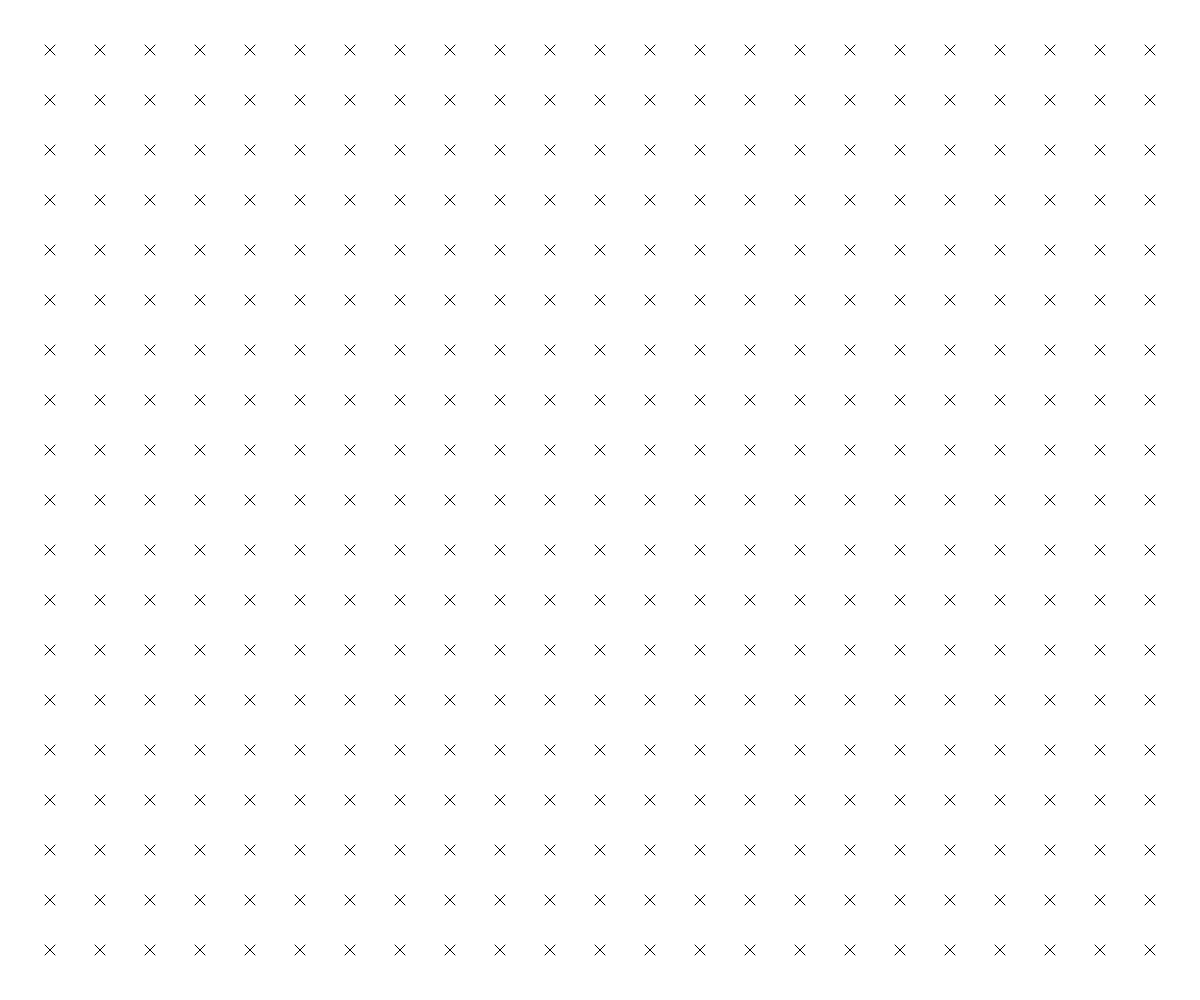
Frame 1 (no input)
Frame 60 (no input): identical to frame 1, image omitted
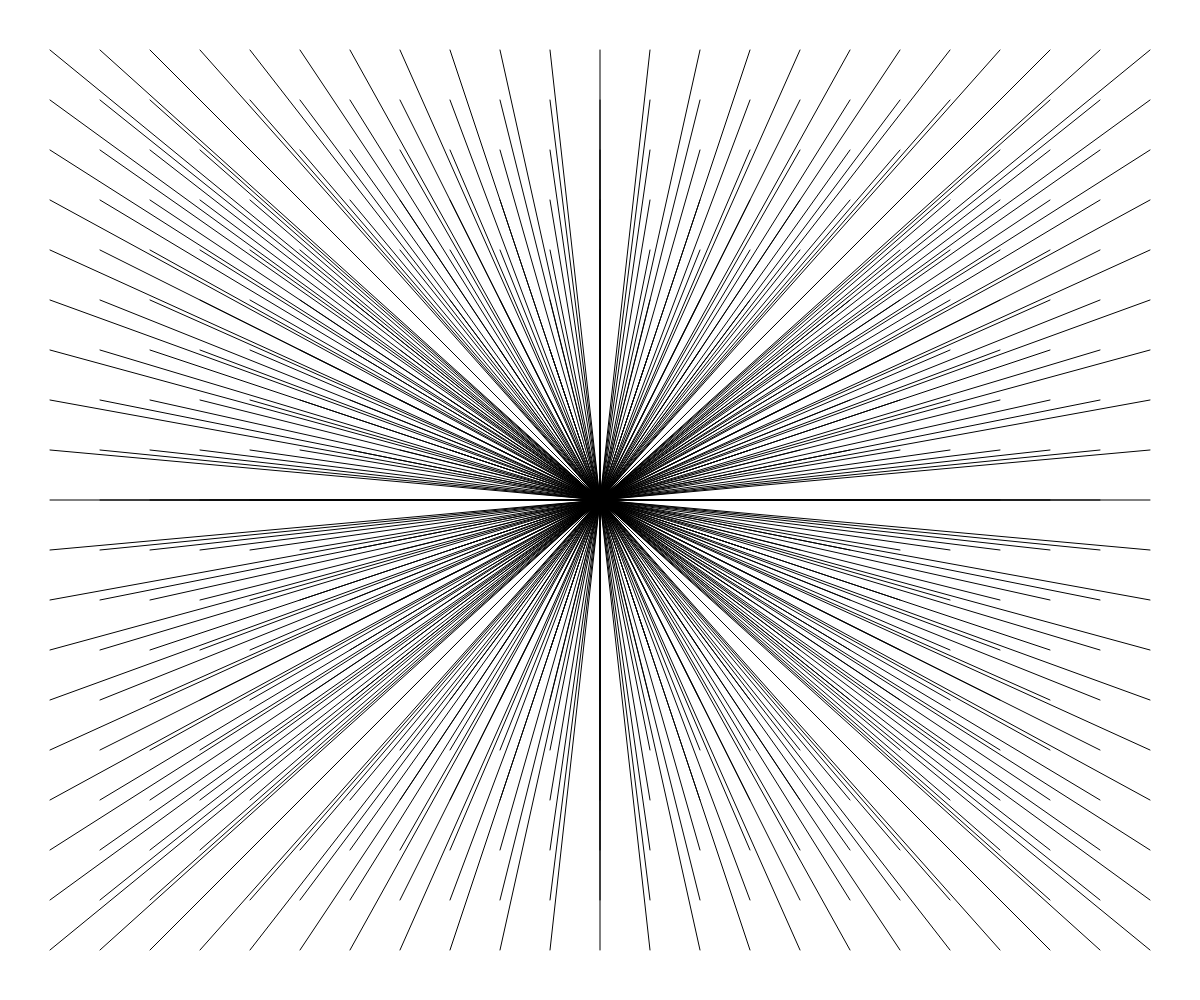
Frame 120 (the mouse pressed at the canvas centre since frame 60)

The p5.js sketch that drew these frames (run headless with seeded random() and noise() and a simulated clock; from frame 60 on, the mouse is pressed at the canvas centre):

// p5.js sketch
// ── sketch.js
console.log("js page linked");

var option = 1;
function setup() {
	createCanvas(windowWidth, windowHeight);
	noFill();
}



function draw(){
	background(255);
	// for(var i=0; i<width; i++){
	// 	//to produce gradient
	// 	//stroke takes value between 0-255
	// 	stroke(i/width * 255); 
	// 	line(i, 0, i, height);
	// }

	if(option==1){
		for (var x=50; x<=width-50; x+=50){
			for (var y=50; y<=height-50; y+=50){
		//grid of X's
			line(x-5, y-5, x+5, y+5);
			line(x+5, y-5, x-5, y+5);
			}
		}
	}

	else if(option==2){
		// var count = 0;
		for (var x=50; x<=width-50; x+=50){
			for (var y=50; y<=height-50; y+=50){
				//vanishing point
				// strokeWeight(count*0.02);
				line(x, y, width/2, height/2);
				// count++;
			}
		}
	}

	else if(option==3){
		for (var x=50; x<=width-50; x+=50){
			for (var y=50; y<=height-50; y+=50){
				ellipse(x, y, 40, 40);
			}
		}
	}

	else if(option==4){
		for (var x=50; x<=width-50; x+=50){
			for (var y=50; y<=height-50; y+=50){
				for (var i=0; i<16; i+=4){
					line(x+i, y, x+i, y+12);
				}
				line(x, y, x+12, y+12);
			}
		}
	}

	else if(option==5){
		var count = 0;
		for (var x=50; x<=width-50; x+=50){
			for (var y=50; y<=height-50; y+=50){
				strokeWeight(count*0.02);
				ellipse(x, y, 20, 20);
				count++;
			}
		}
	}

	else if(option==6){
	background(209, 255, 45);

	//leftdino
	beginShape();
	fill(255, 191, 0);
	vertex(100, 240);
	vertex(200, 180);
	vertex(220, 120);
	vertex(160, 40);
	vertex(420, 120);
	vertex(320, 160);
	vertex(400, 180);
	vertex(280, 200);
	vertex(260, 240);
	endShape();
	fill(255, 255, 255);
	ellipse (305, 118, 40, 20);
	fill(0);
	ellipse(310, 120, 16, 16);

	// rightdino
	fill(0, 182, 255);
	beginShape();
	vertex(740, 240);
	vertex(720, 180);
	vertex(580, 160);
	vertex(680, 140);
	vertex(500, 100);
	vertex(840, 20);
	vertex(780, 100);
	vertex(820, 180);
	vertex(920, 240);
	endShape();
	fill(255, 255, 255);
	ellipse(695, 93, 20, 30)
	fill(0)
	ellipse(693, 101, 16, 16)
	}
}

function mousePressed(){
	console.log(option);
	option++;
	if(option > 6){
		option =1;
	}
}
